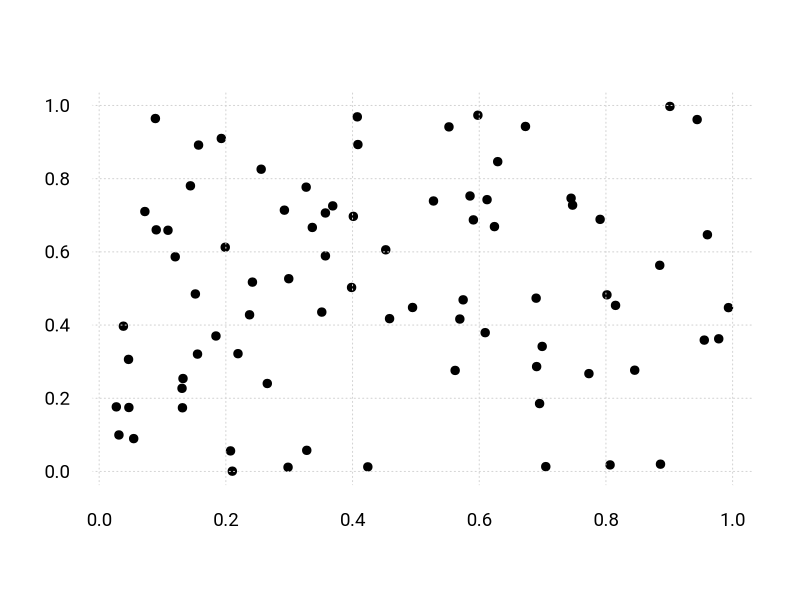

The R script that drew this image:
x = runif(80)
y = runif(80)
quartzFonts(roboto = c("Maven Pro Regular","Maven Pro Medium","Maven Pro Black","Maven Pro Bold"))
par(family="roboto",cex=1.12)
plot(x,y,bty='n',xaxt='n',yaxt='n',xlab="",ylab="",pch=19)
grid(lty=3)
axis(1, seq(-1,1,0.2),labels = T,col="#ffffff",font.axis = 1, tck=F)
axis(2, seq(-1,1,0.2),labels = T,col="#ffffff",font.axis = 1, tck=F,las=2)
